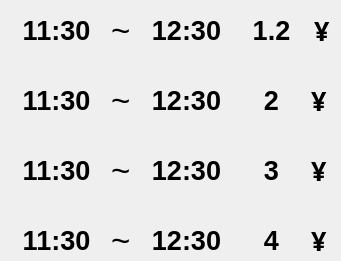
   <widget class="QFrame" name="frame_2">
    <property name="geometry">
     <rect>
      <x>440</x>
      <y>140</y>
      <width>341</width>
      <height>261</height>
     </rect>
    </property>
    <property name="styleSheet">
     <string notr="true">background-image: url(:/background/qrc/background/frame_white.png);</string>
    </property>
    <property name="frameShape">
     <enum>QFrame::NoFrame</enum>
    </property>
    <property name="frameShadow">
     <enum>QFrame::Plain</enum>
    </property>
    <widget class="QLabel" name="label_f2">
     <property name="geometry">
      <rect>
       <x>241</x>
       <y>150</y>
       <width>61</width>
       <height>41</height>
      </rect>
     </property>
     <property name="font">
      <font>
       <pointsize>20</pointsize>
       <weight>75</weight>
       <bold>true</bold>
      </font>
     </property>
     <property name="styleSheet">
      <string notr="true">background-image: url(:/background/qrc/background/frame_white.png);</string>
     </property>
     <property name="text">
      <string>3</string>
     </property>
     <property name="alignment">
      <set>Qt::AlignCenter</set>
     </property>
    </widget>
    <widget class="QLabel" name="label_6">
     <property name="geometry">
      <rect>
       <x>111</x>
       <y>150</y>
       <width>21</width>
       <height>41</height>
      </rect>
     </property>
     <property name="font">
      <font>
       <pointsize>25</pointsize>
       <weight>50</weight>
       <bold>false</bold>
      </font>
     </property>
     <property name="styleSheet">
      <string notr="true">background-image: url(:/background/qrc/background/frame_white.png);</string>
     </property>
     <property name="text">
      <string>~</string>
     </property>
    </widget>
    <widget class="QLabel" name="label_7">
     <property name="geometry">
      <rect>
       <x>111</x>
       <y>80</y>
       <width>21</width>
       <height>41</height>
      </rect>
     </property>
     <property name="font">
      <font>
       <pointsize>25</pointsize>
       <weight>50</weight>
       <bold>false</bold>
      </font>
     </property>
     <property name="styleSheet">
      <string notr="true">background-image: url(:/background/qrc/background/frame_white.png);</string>
     </property>
     <property name="text">
      <string>~</string>
     </property>
    </widget>
    <widget class="QLabel" name="label_8">
     <property name="geometry">
      <rect>
       <x>111</x>
       <y>10</y>
       <width>21</width>
       <height>41</height>
      </rect>
     </property>
     <property name="font">
      <font>
       <pointsize>25</pointsize>
       <weight>50</weight>
       <bold>false</bold>
      </font>
     </property>
     <property name="styleSheet">
      <string notr="true">background-image: url(:/background/qrc/background/frame_white.png);</string>
     </property>
     <property name="text">
      <string>~</string>
     </property>
    </widget>
    <widget class="QLabel" name="label_t2">
     <property name="geometry">
      <rect>
       <x>241</x>
       <y>10</y>
       <width>61</width>
       <height>41</height>
      </rect>
     </property>
     <property name="font">
      <font>
       <pointsize>20</pointsize>
       <weight>75</weight>
       <bold>true</bold>
      </font>
     </property>
     <property name="styleSheet">
      <string notr="true">background-image: url(:/background/qrc/background/frame_white.png);</string>
     </property>
     <property name="text">
      <string>1.2</string>
     </property>
     <property name="alignment">
      <set>Qt::AlignCenter</set>
     </property>
    </widget>
    <widget class="QLabel" name="label_p2">
     <property name="geometry">
      <rect>
       <x>241</x>
       <y>80</y>
       <width>61</width>
       <height>41</height>
      </rect>
     </property>
     <property name="font">
      <font>
       <pointsize>20</pointsize>
       <weight>75</weight>
       <bold>true</bold>
      </font>
     </property>
     <property name="styleSheet">
      <string notr="true">background-image: url(:/background/qrc/background/frame_white.png);</string>
     </property>
     <property name="text">
      <string>2</string>
     </property>
     <property name="alignment">
      <set>Qt::AlignCenter</set>
     </property>
    </widget>
    <widget class="QLabel" name="label_9">
     <property name="geometry">
      <rect>
       <x>111</x>
       <y>220</y>
       <width>21</width>
       <height>41</height>
      </rect>
     </property>
     <property name="font">
      <font>
       <pointsize>25</pointsize>
       <weight>50</weight>
       <bold>false</bold>
      </font>
     </property>
     <property name="styleSheet">
      <string notr="true">background-image: url(:/background/qrc/background/frame_white.png);</string>
     </property>
     <property name="text">
      <string>~</string>
     </property>
    </widget>
    <widget class="QLabel" name="label_g2">
     <property name="geometry">
      <rect>
       <x>241</x>
       <y>220</y>
       <width>61</width>
       <height>41</height>
      </rect>
     </property>
     <property name="font">
      <font>
       <pointsize>20</pointsize>
       <weight>75</weight>
       <bold>true</bold>
      </font>
     </property>
     <property name="styleSheet">
      <string notr="true">background-image: url(:/background/qrc/background/frame_white.png);</string>
     </property>
     <property name="text">
      <string>4</string>
     </property>
     <property name="alignment">
      <set>Qt::AlignCenter</set>
     </property>
    </widget>
    <widget class="QLabel" name="lbl_chg_time_16">
     <property name="geometry">
      <rect>
       <x>314</x>
       <y>10</y>
       <width>21</width>
       <height>41</height>
      </rect>
     </property>
     <property name="font">
      <font>
       <family>Courier 10 Pitch</family>
       <pointsize>20</pointsize>
       <weight>75</weight>
       <italic>false</italic>
       <bold>true</bold>
       <kerning>true</kerning>
      </font>
     </property>
     <property name="styleSheet">
      <string notr="true">background-image: url(:/background/qrc/background/frame_white.png);</string>
     </property>
     <property name="text">
      <string>¥</string>
     </property>
    </widget>
    <widget class="QLabel" name="lbl_chg_time_17">
     <property name="geometry">
      <rect>
       <x>311</x>
       <y>80</y>
       <width>21</width>
       <height>41</height>
      </rect>
     </property>
     <property name="font">
      <font>
       <family>Courier 10 Pitch</family>
       <pointsize>20</pointsize>
       <weight>75</weight>
       <italic>false</italic>
       <bold>true</bold>
       <kerning>true</kerning>
      </font>
     </property>
     <property name="styleSheet">
      <string notr="true">background-image: url(:/background/qrc/background/frame_white.png);</string>
     </property>
     <property name="text">
      <string>¥</string>
     </property>
    </widget>
    <widget class="QLabel" name="lbl_chg_time_18">
     <property name="geometry">
      <rect>
       <x>311</x>
       <y>150</y>
       <width>21</width>
       <height>41</height>
      </rect>
     </property>
     <property name="font">
      <font>
       <family>Courier 10 Pitch</family>
       <pointsize>20</pointsize>
       <weight>75</weight>
       <italic>false</italic>
       <bold>true</bold>
       <kerning>true</kerning>
      </font>
     </property>
     <property name="styleSheet">
      <string notr="true">background-image: url(:/background/qrc/background/frame_white.png);</string>
     </property>
     <property name="text">
      <string>¥</string>
     </property>
    </widget>
    <widget class="QLabel" name="lbl_chg_time_19">
     <property name="geometry">
      <rect>
       <x>311</x>
       <y>220</y>
       <width>21</width>
       <height>41</height>
      </rect>
     </property>
     <property name="font">
      <font>
       <family>Courier 10 Pitch</family>
       <pointsize>20</pointsize>
       <weight>75</weight>
       <italic>false</italic>
       <bold>true</bold>
       <kerning>true</kerning>
      </font>
     </property>
     <property name="styleSheet">
      <string notr="true">background-image: url(:/background/qrc/background/frame_white.png);</string>
     </property>
     <property name="text">
      <string>¥</string>
     </property>
    </widget>
    <widget class="QLabel" name="label_t1_3">
     <property name="geometry">
      <rect>
       <x>1</x>
       <y>10</y>
       <width>111</width>
       <height>41</height>
      </rect>
     </property>
     <property name="font">
      <font>
       <pointsize>20</pointsize>
       <weight>75</weight>
       <bold>true</bold>
      </font>
     </property>
     <property name="styleSheet">
      <string notr="true">background-image: url(:/background/qrc/background/frame_white.png);</string>
     </property>
     <property name="text">
      <string>11:30</string>
     </property>
     <property name="alignment">
      <set>Qt::AlignCenter</set>
     </property>
    </widget>
    <widget class="QLabel" name="label_t1_4">
     <property name="geometry">
      <rect>
       <x>131</x>
       <y>10</y>
       <width>111</width>
       <height>41</height>
      </rect>
     </property>
     <property name="font">
      <font>
       <pointsize>20</pointsize>
       <weight>75</weight>
       <bold>true</bold>
      </font>
     </property>
     <property name="styleSheet">
      <string notr="true">background-image: url(:/background/qrc/background/frame_white.png);</string>
     </property>
     <property name="text">
      <string>12:30</string>
     </property>
     <property name="alignment">
      <set>Qt::AlignCenter</set>
     </property>
    </widget>
    <widget class="QLabel" name="label_p1_3">
     <property name="geometry">
      <rect>
       <x>1</x>
       <y>80</y>
       <width>111</width>
       <height>41</height>
      </rect>
     </property>
     <property name="font">
      <font>
       <pointsize>20</pointsize>
       <weight>75</weight>
       <bold>true</bold>
      </font>
     </property>
     <property name="styleSheet">
      <string notr="true">background-image: url(:/background/qrc/background/frame_white.png);</string>
     </property>
     <property name="text">
      <string>11:30</string>
     </property>
     <property name="alignment">
      <set>Qt::AlignCenter</set>
     </property>
    </widget>
    <widget class="QLabel" name="label_p1_4">
     <property name="geometry">
      <rect>
       <x>131</x>
       <y>80</y>
       <width>111</width>
       <height>41</height>
      </rect>
     </property>
     <property name="font">
      <font>
       <pointsize>20</pointsize>
       <weight>75</weight>
       <bold>true</bold>
      </font>
     </property>
     <property name="styleSheet">
      <string notr="true">background-image: url(:/background/qrc/background/frame_white.png);</string>
     </property>
     <property name="text">
      <string>12:30</string>
     </property>
     <property name="alignment">
      <set>Qt::AlignCenter</set>
     </property>
    </widget>
    <widget class="QLabel" name="label_f1_3">
     <property name="geometry">
      <rect>
       <x>1</x>
       <y>150</y>
       <width>111</width>
       <height>41</height>
      </rect>
     </property>
     <property name="font">
      <font>
       <pointsize>20</pointsize>
       <weight>75</weight>
       <bold>true</bold>
      </font>
     </property>
     <property name="styleSheet">
      <string notr="true">background-image: url(:/background/qrc/background/frame_white.png);</string>
     </property>
     <property name="text">
      <string>11:30</string>
     </property>
     <property name="alignment">
      <set>Qt::AlignCenter</set>
     </property>
    </widget>
    <widget class="QLabel" name="label_f1_4">
     <property name="geometry">
      <rect>
       <x>131</x>
       <y>150</y>
       <width>111</width>
       <height>41</height>
      </rect>
     </property>
     <property name="font">
      <font>
       <pointsize>20</pointsize>
       <weight>75</weight>
       <bold>true</bold>
      </font>
     </property>
     <property name="styleSheet">
      <string notr="true">background-image: url(:/background/qrc/background/frame_white.png);</string>
     </property>
     <property name="text">
      <string>12:30</string>
     </property>
     <property name="alignment">
      <set>Qt::AlignCenter</set>
     </property>
    </widget>
    <widget class="QLabel" name="label_g1_3">
     <property name="geometry">
      <rect>
       <x>1</x>
       <y>220</y>
       <width>111</width>
       <height>41</height>
      </rect>
     </property>
     <property name="font">
      <font>
       <pointsize>20</pointsize>
       <weight>75</weight>
       <bold>true</bold>
      </font>
     </property>
     <property name="styleSheet">
      <string notr="true">background-image: url(:/background/qrc/background/frame_white.png);</string>
     </property>
     <property name="text">
      <string>11:30</string>
     </property>
     <property name="alignment">
      <set>Qt::AlignCenter</set>
     </property>
    </widget>
    <widget class="QLabel" name="label_g1_4">
     <property name="geometry">
      <rect>
       <x>131</x>
       <y>220</y>
       <width>111</width>
       <height>41</height>
      </rect>
     </property>
     <property name="font">
      <font>
       <pointsize>20</pointsize>
       <weight>75</weight>
       <bold>true</bold>
      </font>
     </property>
     <property name="styleSheet">
      <string notr="true">background-image: url(:/background/qrc/background/frame_white.png);</string>
     </property>
     <property name="text">
      <string>12:30</string>
     </property>
     <property name="alignment">
      <set>Qt::AlignCenter</set>
     </property>
    </widget>
   </widget>
